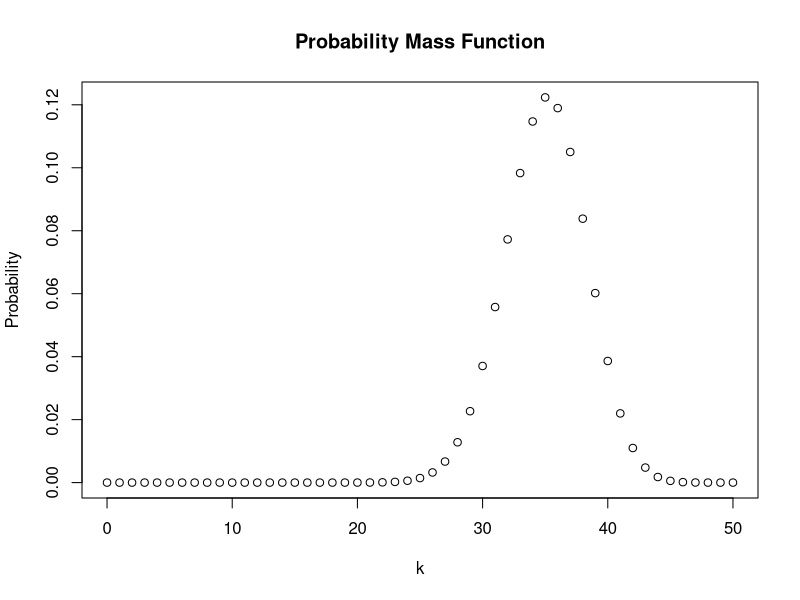
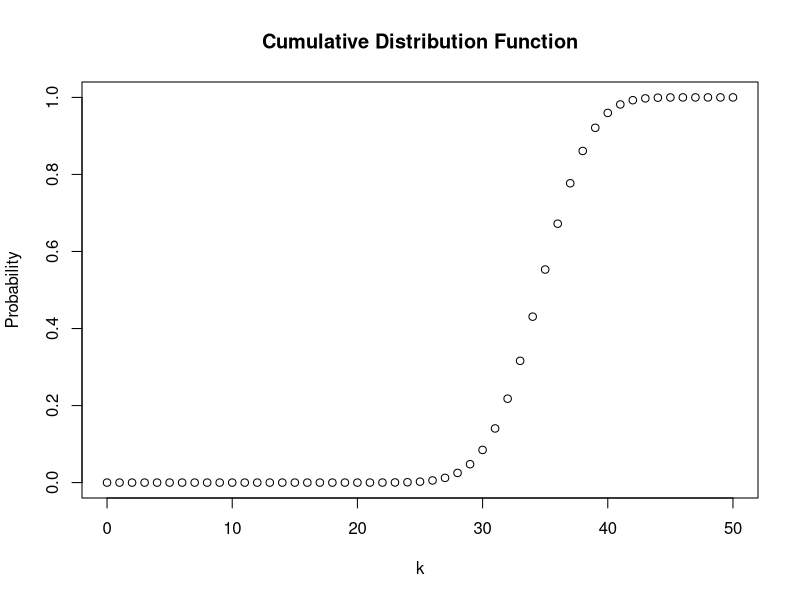
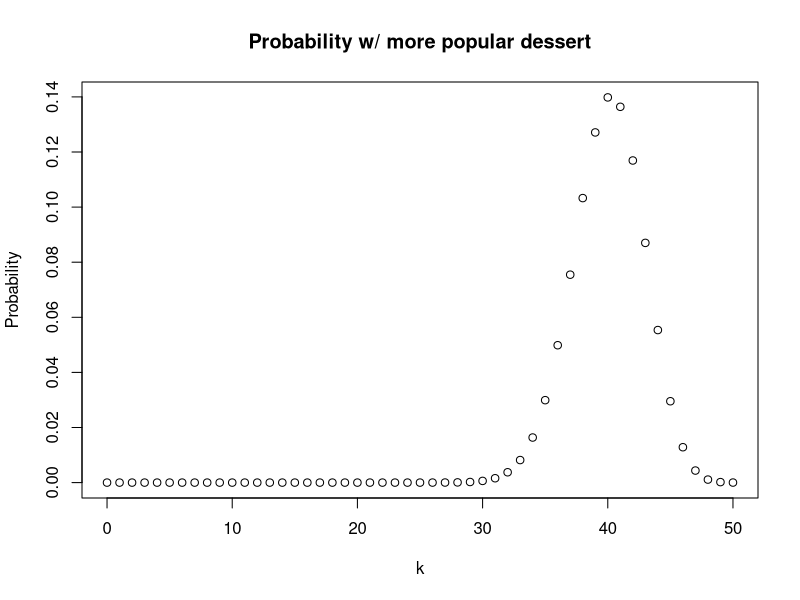
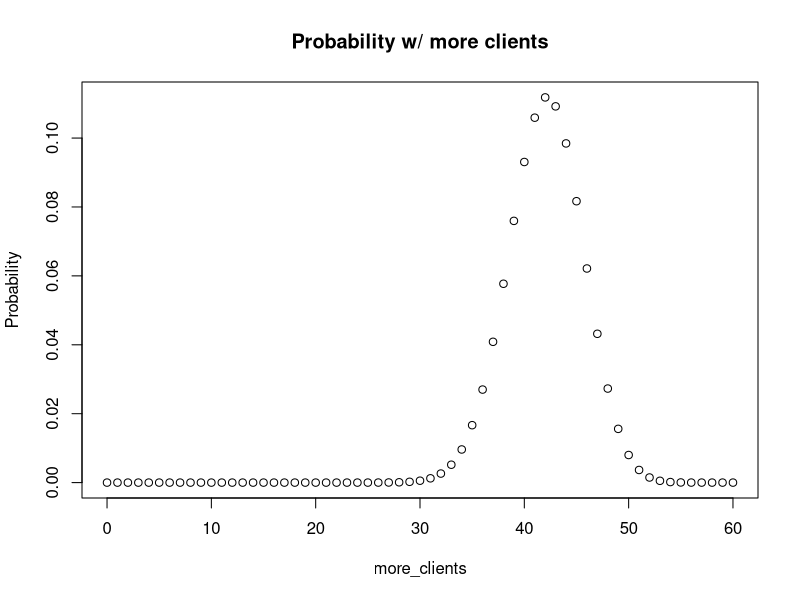

Recreate these plots in R, in order.
############ QUESTION 1 ############

# Item 1
n <- 50
k <- 0:n
p <- 0.7

probability <- dbinom(x = k,
                      size = n,
                      prob = p)
probability

# Item 2
plot(x = k,
     y = probability,
     ylab = "Probability",
     xlab = "k",
     main = "Probability Mass Function")

cumfunc <- pbinom(q = k,
                  size = n,
                  prob = p)
plot(x = k,
     y = cumfunc,
     xlab = "k",
     ylab = "Probability",
     main = "Cumulative Distribution Function")

# Item 3
expected_value <- sum(k*probability) 

diff <- (k - expected_value)^2
x_variance <- sum(diff*probability)

std_dev <- sqrt(x_variance)

expected_value
x_variance
std_dev

# Item 4
prob_leq_20 <- 1 - pbinom(q=19, size=n, prob=p)
prob_btw_3043 <- pbinom(q=42, size=n, prob=p) - pbinom(q=30, size=n, prob=p)
prob_eq_31 <- dbinom(x=31, size=n, prob=p)

prob_leq_20
prob_btw_3043
prob_eq_31

# Item 6
popular_dessert_prob <- dbinom(x = k,
                          size = n,
                          prob = p + 0.1)
more_clients <- c(k, 51:60)
more_clients_prob <- dbinom(x = more_clients,
                            size = n + 10,
                            prob = p)
plot(y=popular_dessert_prob,
     x=k,
     ylab="Probability",
     main="Probability w/ more popular dessert")
plot(y = more_clients_prob,
     x = more_clients,
     ylab="Probability",
     main="Probability w/ more clients")